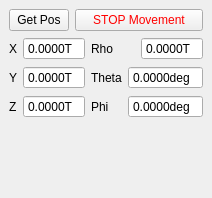
  <widget class="QDockWidget" name="curr_pos_DockWidget">
   <property name="sizePolicy">
    <sizepolicy hsizetype="Minimum" vsizetype="Preferred">
     <horstretch>0</horstretch>
     <verstretch>0</verstretch>
    </sizepolicy>
   </property>
   <property name="maximumSize">
    <size>
     <width>350</width>
     <height>524287</height>
    </size>
   </property>
   <property name="floating">
    <bool>false</bool>
   </property>
   <property name="windowTitle">
    <string>Current Position</string>
   </property>
   <attribute name="dockWidgetArea">
    <number>1</number>
   </attribute>
   <widget class="QWidget" name="curr_pos_DockWidgetContents">
    <layout class="QGridLayout" name="gridLayout_4">
     <item row="2" column="0">
      <spacer name="verticalSpacer_2">
       <property name="orientation">
        <enum>Qt::Vertical</enum>
       </property>
       <property name="sizeHint" stdset="0">
        <size>
         <width>20</width>
         <height>71</height>
        </size>
       </property>
      </spacer>
     </item>
     <item row="1" column="0">
      <layout class="QHBoxLayout" name="horizontalLayout_23">
       <item>
        <layout class="QVBoxLayout" name="verticalLayout_3">
         <item>
          <layout class="QHBoxLayout" name="horizontalLayout_12">
           <item>
            <widget class="QLabel" name="curr_pos_axis0_Label">
             <property name="sizePolicy">
              <sizepolicy hsizetype="Minimum" vsizetype="Preferred">
               <horstretch>0</horstretch>
               <verstretch>0</verstretch>
              </sizepolicy>
             </property>
             <property name="text">
              <string>X</string>
             </property>
            </widget>
           </item>
           <item>
            <widget class="QDoubleSpinBox" name="curr_pos_x_DoubleSpinBox">
             <property name="sizePolicy">
              <sizepolicy hsizetype="Minimum" vsizetype="Fixed">
               <horstretch>0</horstretch>
               <verstretch>0</verstretch>
              </sizepolicy>
             </property>
             <property name="locale">
              <locale language="English" country="UnitedKingdom"/>
             </property>
             <property name="readOnly">
              <bool>true</bool>
             </property>
             <property name="buttonSymbols">
              <enum>QAbstractSpinBox::NoButtons</enum>
             </property>
             <property name="showGroupSeparator" stdset="0">
              <bool>true</bool>
             </property>
             <property name="suffix">
              <string>T</string>
             </property>
             <property name="decimals">
              <number>4</number>
             </property>
            </widget>
           </item>
          </layout>
         </item>
         <item>
          <layout class="QHBoxLayout" name="horizontalLayout_18">
           <item>
            <widget class="QLabel" name="curr_pos_axis0_Label_2">
             <property name="text">
              <string>Y</string>
             </property>
            </widget>
           </item>
           <item>
            <widget class="QDoubleSpinBox" name="curr_pos_y_DoubleSpinBox">
             <property name="sizePolicy">
              <sizepolicy hsizetype="Minimum" vsizetype="Fixed">
               <horstretch>0</horstretch>
               <verstretch>0</verstretch>
              </sizepolicy>
             </property>
             <property name="locale">
              <locale language="English" country="UnitedKingdom"/>
             </property>
             <property name="readOnly">
              <bool>true</bool>
             </property>
             <property name="buttonSymbols">
              <enum>QAbstractSpinBox::NoButtons</enum>
             </property>
             <property name="suffix">
              <string>T</string>
             </property>
             <property name="decimals">
              <number>4</number>
             </property>
            </widget>
           </item>
          </layout>
         </item>
         <item>
          <layout class="QHBoxLayout" name="horizontalLayout_19">
           <item>
            <widget class="QLabel" name="curr_pos_axis0_Label_7">
             <property name="sizePolicy">
              <sizepolicy hsizetype="Minimum" vsizetype="Preferred">
               <horstretch>0</horstretch>
               <verstretch>0</verstretch>
              </sizepolicy>
             </property>
             <property name="text">
              <string>Z</string>
             </property>
            </widget>
           </item>
           <item>
            <widget class="QDoubleSpinBox" name="curr_pos_z_DoubleSpinBox">
             <property name="sizePolicy">
              <sizepolicy hsizetype="Minimum" vsizetype="Fixed">
               <horstretch>0</horstretch>
               <verstretch>0</verstretch>
              </sizepolicy>
             </property>
             <property name="locale">
              <locale language="English" country="UnitedKingdom"/>
             </property>
             <property name="readOnly">
              <bool>true</bool>
             </property>
             <property name="buttonSymbols">
              <enum>QAbstractSpinBox::NoButtons</enum>
             </property>
             <property name="suffix">
              <string>T</string>
             </property>
             <property name="decimals">
              <number>4</number>
             </property>
            </widget>
           </item>
          </layout>
         </item>
        </layout>
       </item>
       <item>
        <layout class="QVBoxLayout" name="verticalLayout_2">
         <item>
          <layout class="QHBoxLayout" name="horizontalLayout_20">
           <item>
            <widget class="QLabel" name="curr_pos_axis0_Label_8">
             <property name="sizePolicy">
              <sizepolicy hsizetype="Minimum" vsizetype="Preferred">
               <horstretch>0</horstretch>
               <verstretch>0</verstretch>
              </sizepolicy>
             </property>
             <property name="text">
              <string>Rho</string>
             </property>
            </widget>
           </item>
           <item>
            <widget class="QDoubleSpinBox" name="curr_pos_rho_DoubleSpinBox">
             <property name="sizePolicy">
              <sizepolicy hsizetype="Minimum" vsizetype="Fixed">
               <horstretch>0</horstretch>
               <verstretch>0</verstretch>
              </sizepolicy>
             </property>
             <property name="locale">
              <locale language="English" country="UnitedKingdom"/>
             </property>
             <property name="readOnly">
              <bool>true</bool>
             </property>
             <property name="buttonSymbols">
              <enum>QAbstractSpinBox::NoButtons</enum>
             </property>
             <property name="suffix">
              <string>T</string>
             </property>
             <property name="decimals">
              <number>4</number>
             </property>
            </widget>
           </item>
          </layout>
         </item>
         <item>
          <layout class="QHBoxLayout" name="horizontalLayout_21">
           <item>
            <widget class="QLabel" name="curr_pos_axis0_Label_9">
             <property name="sizePolicy">
              <sizepolicy hsizetype="Minimum" vsizetype="Preferred">
               <horstretch>0</horstretch>
               <verstretch>0</verstretch>
              </sizepolicy>
             </property>
             <property name="text">
              <string>Theta</string>
             </property>
            </widget>
           </item>
           <item>
            <widget class="QDoubleSpinBox" name="curr_pos_theta_DoubleSpinBox">
             <property name="sizePolicy">
              <sizepolicy hsizetype="Minimum" vsizetype="Fixed">
               <horstretch>0</horstretch>
               <verstretch>0</verstretch>
              </sizepolicy>
             </property>
             <property name="locale">
              <locale language="English" country="UnitedKingdom"/>
             </property>
             <property name="readOnly">
              <bool>true</bool>
             </property>
             <property name="buttonSymbols">
              <enum>QAbstractSpinBox::NoButtons</enum>
             </property>
             <property name="suffix">
              <string>deg</string>
             </property>
             <property name="decimals">
              <number>4</number>
             </property>
            </widget>
           </item>
          </layout>
         </item>
         <item>
          <layout class="QHBoxLayout" name="horizontalLayout_22">
           <item>
            <widget class="QLabel" name="curr_pos_axis0_Label_10">
             <property name="sizePolicy">
              <sizepolicy hsizetype="Minimum" vsizetype="Preferred">
               <horstretch>0</horstretch>
               <verstretch>0</verstretch>
              </sizepolicy>
             </property>
             <property name="text">
              <string>Phi</string>
             </property>
            </widget>
           </item>
           <item>
            <widget class="QDoubleSpinBox" name="curr_pos_phi_DoubleSpinBox">
             <property name="sizePolicy">
              <sizepolicy hsizetype="Minimum" vsizetype="Fixed">
               <horstretch>0</horstretch>
               <verstretch>0</verstretch>
              </sizepolicy>
             </property>
             <property name="locale">
              <locale language="English" country="UnitedKingdom"/>
             </property>
             <property name="readOnly">
              <bool>true</bool>
             </property>
             <property name="buttonSymbols">
              <enum>QAbstractSpinBox::NoButtons</enum>
             </property>
             <property name="suffix">
              <string>deg</string>
             </property>
             <property name="decimals">
              <number>4</number>
             </property>
            </widget>
           </item>
          </layout>
         </item>
        </layout>
       </item>
      </layout>
     </item>
     <item row="0" column="0">
      <layout class="QHBoxLayout" name="horizontalLayout_13">
       <item>
        <widget class="QPushButton" name="curr_pos_get_pos_PushButton">
         <property name="sizePolicy">
          <sizepolicy hsizetype="Minimum" vsizetype="Fixed">
           <horstretch>0</horstretch>
           <verstretch>0</verstretch>
          </sizepolicy>
         </property>
         <property name="maximumSize">
          <size>
           <width>60</width>
           <height>16777215</height>
          </size>
         </property>
         <property name="text">
          <string>Get Pos</string>
         </property>
        </widget>
       </item>
       <item>
        <widget class="QPushButton" name="curr_pos_stop_PushButton">
         <property name="sizePolicy">
          <sizepolicy hsizetype="Minimum" vsizetype="Fixed">
           <horstretch>0</horstretch>
           <verstretch>0</verstretch>
          </sizepolicy>
         </property>
         <property name="styleSheet">
          <string notr="true">color: red</string>
         </property>
         <property name="text">
          <string>STOP Movement</string>
         </property>
        </widget>
       </item>
      </layout>
     </item>
    </layout>
   </widget>
  </widget>
